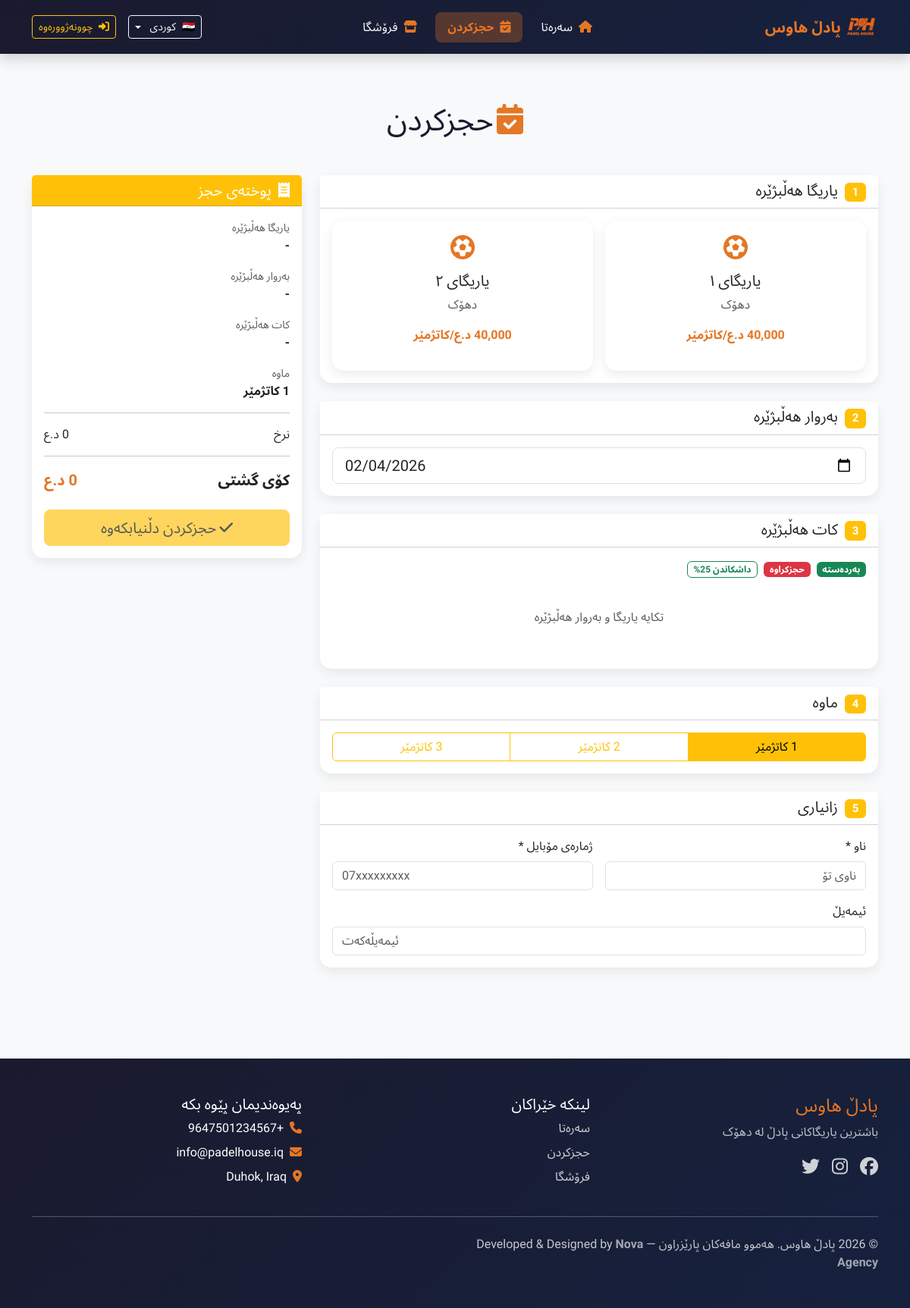
The page /booking/ on the database its author committed.
### app/models/stadium.py (models this page shows, shortened)
class Stadium(db.Model):
    __tablename__ = 'stadium'
    id = db.Column(db.Integer, primary_key=True)
    name = db.Column(db.String(100), nullable=False, unique=True)
    description = db.Column(db.Text)
    location = db.Column(db.String(200))
    price_per_hour = db.Column(db.Float, default=80000)
    is_active = db.Column(db.Boolean, default=True)
    image_url = db.Column(db.String(200))
    created_at = db.Column(db.DateTime, default=datetime.utcnow)
    bookings = db.relationship('Booking', backref='stadium', lazy=True, cascade='all, delete-orphan')

### app/models/settings.py (models this page shows, shortened)
class Settings(db.Model):
    __tablename__ = 'settings'
    id = db.Column(db.Integer, primary_key=True)
    opening_hour = db.Column(db.Integer, default=12)
    closing_hour = db.Column(db.Integer, default=4)
    price_per_hour = db.Column(db.Integer, default=40000)
    discount_percentage = db.Column(db.Integer, default=25)
    discount_amount = db.Column(db.Integer, default=10000)
    discount_start_hour = db.Column(db.Integer, default=12)
    discount_end_hour = db.Column(db.Integer, default=16)
    site_name = db.Column(db.String(100), default='Padel House')
    phone = db.Column(db.String(20))
    email = db.Column(db.String(100))
    address = db.Column(db.Text)
    facebook_url = db.Column(db.String(200))
    instagram_url = db.Column(db.String(200))
    twitter_url = db.Column(db.String(200))
    created_at = db.Column(db.DateTime, default=datetime.utcnow)
    updated_at = db.Column(db.DateTime, default=datetime.utcnow, onupdate=datetime.utcnow)

### app/routes/booking.py (the view)
@booking_bp.route('/')
def booking_page():
    stadiums = Stadium.query.filter_by(is_active=True).all()
    settings = Settings.query.first()
    return render_template('booking/booking.html', stadiums=stadiums, settings=settings)

### app/routes/admin.py (called while the page is built)
@admin_bp.app_context_processor
def inject_pending_count():
    if current_user.is_authenticated:
        pending_bookings_count = Booking.query.filter_by(status='pending').count()
        return {'pending_bookings_count': pending_bookings_count}
    return {'pending_bookings_count': 0}

### app/translations.py (called while the page is built)
def get_translation(key, lang='ku'):
    if lang not in TRANSLATIONS:
        lang = 'ku'  # Default to Kurdish
    return TRANSLATIONS.get(lang, {}).get(key, key)

### app/templates/booking/booking.html (shortened to what this page needs)
{% extends 'base.html' %}
{% block content %}
<div class="container py-5">
    <h1 class="text-center mb-5" style="color: #1a1a2e;">
        <i class="fas fa-calendar-check me-2" style="color: #E57625;"></i>{{ t('booking') }}
    </h1>
    <div class="row g-4">
        <div class="col-lg-8">
            <div class="card mb-4">
                <div class="card-header bg-white">
                    <h5 class="mb-0">
                        <span class="badge bg-warning me-2">1</span>
                        {{ t('select_stadium') }}
                    </h5>
                </div>
                <div class="card-body">
                    <div class="row g-3">
                        {% for stadium in stadiums %}
                        <div class="col-md-6">
                            <div class="card stadium-card h-100" data-stadium-id="{{ stadium.id }}" data-price="{{ stadium.price_per_hour }}">
                                <div class="card-body text-center">
                                    <i class="fas fa-futbol fa-2x mb-3" style="color: #E57625;"></i>
                                    <h5 class="card-title">{{ stadium.name }}</h5>
                                    <p class="card-text text-muted">{{ stadium.location }}</p>
                                    <p class="fw-bold" style="color: #E57625;">
                                        {{ "{:,.0f}".format(stadium.price_per_hour|default(50000)) }} {{ t('iqd') }}/{{ t('hour') }}
                                    </p>
                                </div>
                            </div>
                        </div>
                        {% endfor %}
                    </div>
                </div>
            </div>
            <div class="card mb-4">
                <div class="card-header bg-white">
                    <h5 class="mb-0">
                        <span class="badge bg-warning me-2">2</span>
                        {{ t('select_date') }}
                    </h5>
                </div>
                <div class="card-body">
                    <input type="date" id="booking-date" class="form-control form-control-lg">
                </div>
            </div>
            <div class="card mb-4">
                <div class="card-header bg-white">
                    <h5 class="mb-0">
                        <span class="badge bg-warning me-2">3</span>
                        {{ t('select_time') }}
                    </h5>
                </div>
                <div class="card-body">
                    <div class="mb-3">
                        <span class="badge bg-success me-2">{{ t('available') }}</span>
                        <span class="badge bg-danger me-2">{{ t('booked') }}</span>
                        <span class="badge bg-outline-success border border-success text-success me-2">{{ t('discount') }} 25%</span>
                    </div>
                    <div id="time-slots" class="d-flex flex-wrap">
                        <p class="text-muted w-100 text-center py-4">
                            {% if current_lang == 'ku' %}
                            تکایە یاریگا و بەروار هەڵبژێرە
                            {% elif current_lang == 'ar' %}
                            يرجى اختيار الملعب والتاريخ
                            {% else %}
                            Please select stadium and date
                            {% endif %}
                        </p>
                    </div>
                </div>
            </div>
            <div class="card mb-4">
                <div class="card-header bg-white">
                    <h5 class="mb-0">
                        <span class="badge bg-warning me-2">4</span>
                        {{ t('duration') }}
                    </h5>
                </div>
                <div class="card-body">
                    <div class="btn-group w-100" role="group">
                        <label class="btn btn-outline-warning" for="duration1">1 {{ t('hour') }}</label>
                        <label class="btn btn-outline-warning" for="duration2">2 {{ t('hours') }}</label>
                        <label class="btn btn-outline-warning" for="duration3">3 {{ t('hours') }}</label>
                    </div>
                </div>
            </div>
            <div class="card mb-4">
                <div class="card-header bg-white">
                    <h5 class="mb-0">
                        <span class="badge bg-warning me-2">5</span>
                        {% if current_lang == 'ku' %}زانیاری{% elif current_lang == 'ar' %}المعلومات{% else %}Information{% endif %}
                    </h5>
                </div>
                <div class="card-body">
                    <div class="row g-3">
                        <div class="col-md-6">
                            <label class="form-label">{{ t('customer_name') }} *</label>
                            <input type="text" id="customer-name" class="form-control" placeholder="{{ t('your_name') }}" required>
                        </div>
                        <div class="col-md-6">
                            <label class="form-label">{{ t('customer_phone') }} *</label>
                            <input type="tel" id="customer-phone" class="form-control" placeholder="07xxxxxxxxx" required>
                        </div>
                        <div class="col-12">
                            <label class="form-label">{{ t('customer_email') }}</label>
                            <input type="email" id="customer-email" class="form-control" placeholder="{{ t('your_email') }}">
                        </div>
                    </div>
                </div>
            </div>
        </div>
        <div class="col-lg-4">
            <div class="card summary-card">
                <div class="card-header bg-warning text-white">
                    <h5 class="mb-0">
                        <i class="fas fa-receipt me-2"></i>
                        {% if current_lang == 'ku' %}پوختەی حجز{% elif current_lang == 'ar' %}ملخص الحجز{% else %}Booking Summary{% endif %}
                    </h5>
                </div>
                <div class="card-body">
                    <div class="mb-3">
                        <small class="text-muted">{{ t('select_stadium') }}</small>
                        <p id="summary-stadium" class="fw-bold mb-0">-</p>
                    </div>
                    <div class="mb-3">
                        <small class="text-muted">{{ t('select_date') }}</small>
                        <p id="summary-date" class="fw-bold mb-0">-</p>
                    </div>
                    <div class="mb-3">
                        <small class="text-muted">{{ t('select_time') }}</small>
                        <p id="summary-time" class="fw-bold mb-0">-</p>
                    </div>
                    <div class="mb-3">
                        <small class="text-muted">{{ t('duration') }}</small>
                        <p id="summary-duration" class="fw-bold mb-0">1 {{ t('hour') }}</p>
                    </div>
                    <hr>
                    <div class="mb-2 d-flex justify-content-between">
                        <span>{{ t('price') }}</span>
                        <span id="summary-price">0 {{ t('iqd') }}</span>
                    </div>
                    <hr>
                    <div class="d-flex justify-content-between fw-bold fs-5">
                        <span>{{ t('total') }}</span>
                        <span id="summary-total" style="color: #E57625;">0 {{ t('iqd') }}</span>
                    </div>
                    <button id="confirm-booking" class="btn btn-warning w-100 mt-4 btn-lg" disabled>
                        <i class="fas fa-check me-2"></i>{{ t('confirm_booking') }}
                    </button>
                </div>
            </div>
        </div>
    </div>
</div>
{% endblock %}

### app/templates/base.html (shortened to what this page needs)
<!DOCTYPE html>
<html lang="{{ current_lang }}" dir="{{ 'rtl' if is_rtl else 'ltr' }}">
<head>
    {% if is_rtl %}
    <link href="https://cdn.jsdelivr.net/npm/bootstrap@5.3.2/dist/css/bootstrap.rtl.min.css" rel="stylesheet">
    {% else %}
    <link href="https://cdn.jsdelivr.net/npm/bootstrap@5.3.2/dist/css/bootstrap.min.css" rel="stylesheet">
    {% endif %}
    <link rel="stylesheet" href="https://cdnjs.cloudflare.com/ajax/libs/font-awesome/6.4.2/css/all.min.css">
</head>
<body>
    {% include 'navbar.html' %}
    <main>
        {% block content %}{% endblock %}
    </main>
    <footer class="py-5 mt-5">
        <div class="container">
            <div class="row g-4">
                <div class="col-lg-4">
                    <h4 style="color: var(--primary-color);">{{ t('site_name') }}</h4>
                    <p class="text-light opacity-75">{{ t('best_courts') }}</p>
                    <div class="d-flex gap-3 mt-3">
                        <a href="#" class="fs-4"><i class="fab fa-facebook"></i></a>
                        <a href="#" class="fs-4"><i class="fab fa-instagram"></i></a>
                        <a href="#" class="fs-4"><i class="fab fa-twitter"></i></a>
                    </div>
                </div>
                <div class="col-lg-4">
                    <h5>{{ t('quick_links') }}</h5>
                    <ul class="list-unstyled">
                        <li class="mb-2"><a href="{{ url_for('main.index') }}">{{ t('home') }}</a></li>
                        <li class="mb-2"><a href="{{ url_for('booking.booking_page') }}">{{ t('booking') }}</a></li>
                        <li class="mb-2"><a href="{{ url_for('store.products') }}">{{ t('store') }}</a></li>
                    </ul>
                </div>
                <div class="col-lg-4">
                    <h5>{{ t('contact_us') }}</h5>
                    <ul class="list-unstyled">
                        {% if settings %}
                        <li class="mb-2"><i class="fas fa-phone me-2" style="color: var(--primary-color);"></i> {{ settings.phone }}</li>
                        <li class="mb-2"><i class="fas fa-envelope me-2" style="color: var(--primary-color);"></i> {{ settings.email }}</li>
                        <li class="mb-2"><i class="fas fa-map-marker-alt me-2" style="color: var(--primary-color);"></i> {{ settings.address }}</li>
                        {% endif %}
                    </ul>
                </div>
            </div>
            <hr class="my-4 opacity-25">
            <div class="row">
                <div class="col-md-6 text-center text-md-start">
                    <p class="mb-0 opacity-75">
  &copy; 2026 {{ t('site_name') }}. {{ t('all_rights') }} —
  Developed & Designed by
  <a href="https://nova-agency.com" target="_blank" class="text-decoration-none fw-semibold">
    Nova Agency
  </a>
</p>
                </div>
            </div>
        </div>
    </footer>
</body>
</html>

### app/templates/booking/booking.html (style rules this page uses)
.stadium-card { cursor: pointer; transition: all 0.3s ease; border: 3px solid transparent; }
.summary-card { position: sticky; top: 100px; }

### rows shown on the page
Stadium: name "یاریگای ١", location "دهۆک", price_per_hour "40,000", t "د.ع", t "کاتژمێر"
Stadium: name "یاریگای ٢", location "دهۆک", price_per_hour "40,000", t "د.ع", t "کاتژمێر"
Settings: phone "+9647501234567", email "info@padelhouse.iq", address "Duhok, Iraq"

### other values the page prints
{{ t('site_name') }} "پادڵ هاوس"
{{ t('home') }} "سەرەتا"
{{ t('booking') }} "حجزکردن"
{{ t('store') }} "فرۆشگا"
{{ language_flags[current_lang] }} "🇮🇶"
{{ language_names[current_lang] }} "کوردی"
{{ t('login') }} "چوونەژوورەوە"
{{ t('select_stadium') }} "یاریگا هەڵبژێرە"
{{ t('select_date') }} "بەروار هەڵبژێرە"
{{ t('select_time') }} "کات هەڵبژێرە"
{{ t('available') }} "بەردەستە"
{{ t('booked') }} "حجزکراوە"
{{ t('discount') }} "داشکاندن"
{{ t('duration') }} "ماوە"
{{ t('hour') }} "کاتژمێر"
